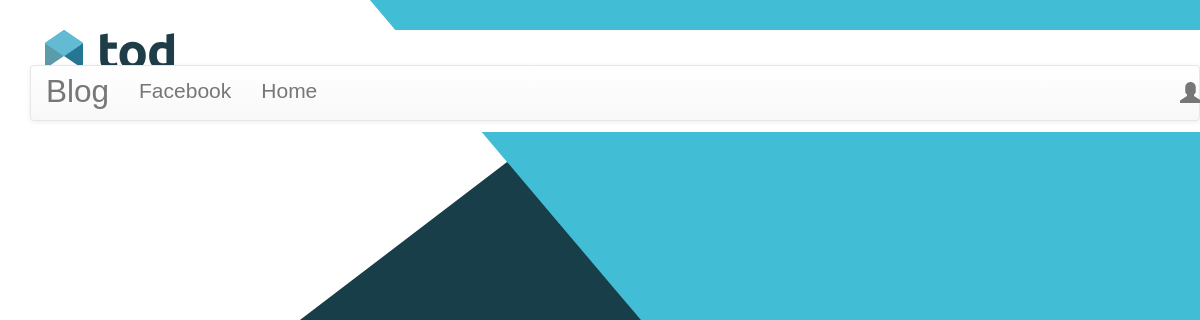
The app's page /, older data.
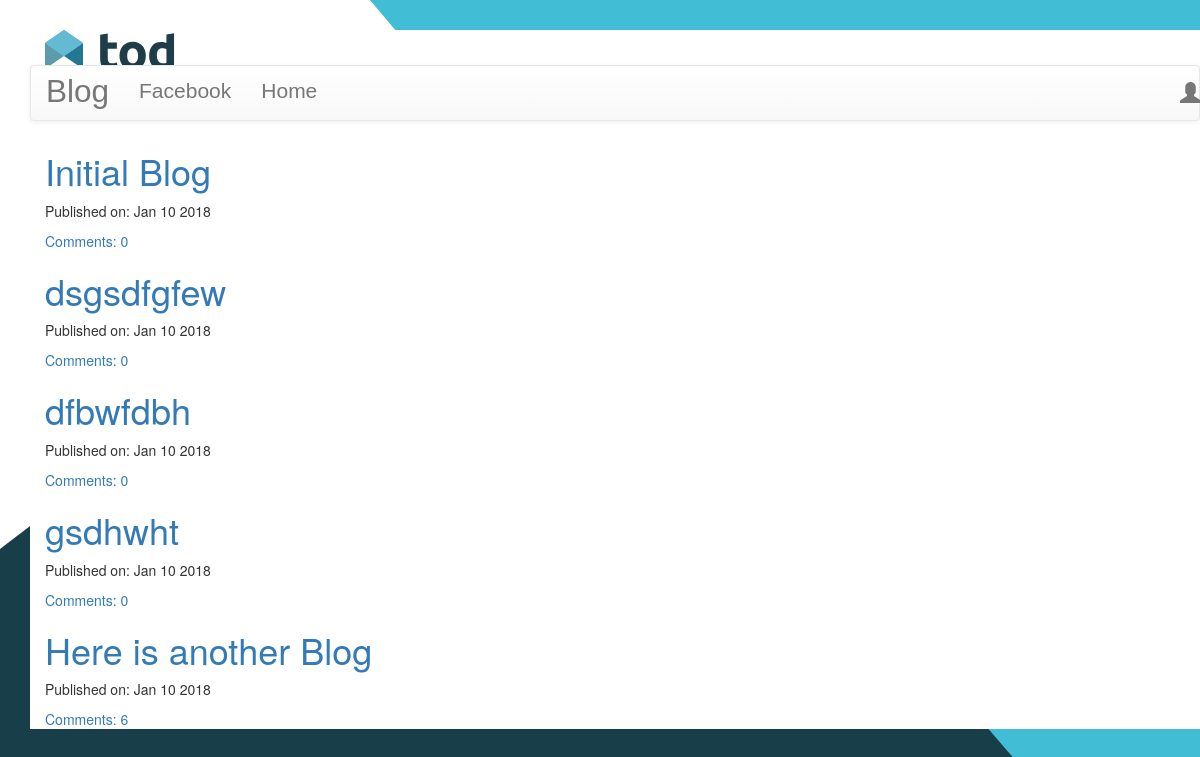
The same page, newer data.
### blog/models.py (models this page shows, shortened)
class Post(models.Model):
    author = models.ForeignKey('auth.User')
    title = models.CharField(max_length=100)
    text = models.TextField()
    created_date = models.DateTimeField(default=timezone.now)
    published_date = models.DateTimeField(blank=True, null=True)
    def approve_comments(self):
        return self.comments.filter(approved_comment=True)
    def pub_date_pretty(self):
        return self.published_date.strftime('%b %e %Y')

### blog/views.py (the view)
# urls.py: url(r'^$', views.PostListView.as_view(), name='post_list'),
class PostListView(ListView):
    model = Post
    def get_queryset(self):
        return Post.objects.filter(published_date__lte=timezone.now()).order_by('-published_date')

### blog/templates/blog/post_list.html
{% extends 'blog/base.html' %}
{% block content %}
<div class="centerstage">
    {% for post in post_list %}
        <div class="post">
            <h1><a href="{% url 'post_detail' pk=post.pk %}">{{ post.title }}</a></h1>
            <div class="date">
                <p>Published on:  {{ post.pub_date_pretty }}</p>
            </div>
            <a href="{% url 'post_detail' pk=post.pk %}">Comments: {{ post.approve_comments.count }}</a>
        </div>
    {% endfor %}
</div>
{% endblock %}

Row changes from the older to the newer data that the page shows:
added Post: title "Initial Blog", pub_date_pretty "Jan 10 2018", approve_comments.count "0"
added Post: title "dsgsdfgfew", pub_date_pretty "Jan 10 2018", approve_comments.count "0"
added Post: title "dfbwfdbh", pub_date_pretty "Jan 10 2018", approve_comments.count "0"
added Post: title "gsdhwht", pub_date_pretty "Jan 10 2018", approve_comments.count "0"
added Post: title "Here is another Blog", pub_date_pretty "Jan 10 2018", approve_comments.count "6"
